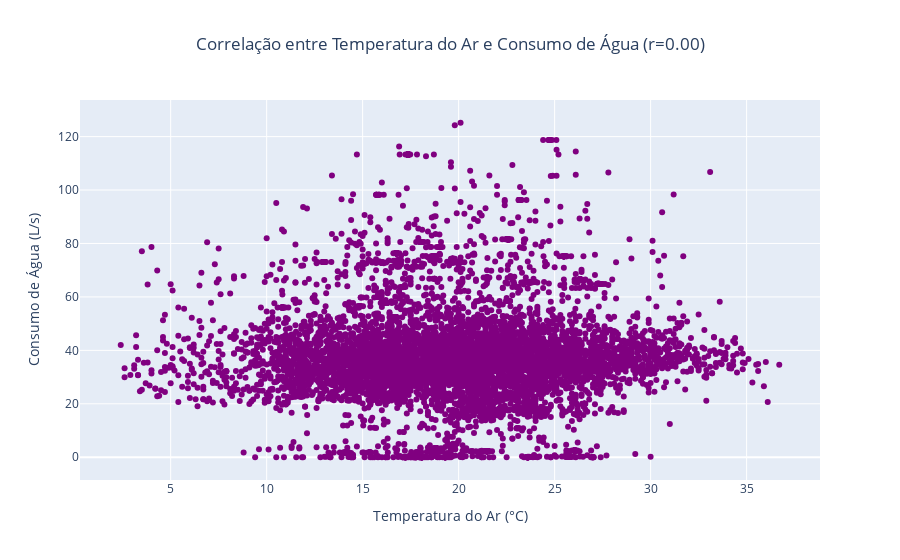

Source (notebook cell):
### Code cell
fig1.show()

### Figure 1 — Plotly figure (JSON) as saved in the notebook; plotly's stock layout.template omitted (floating-point values rounded to 4 significant figures; data arrays with more than 128 entries replaced by an {"elided": "..."} marker saying what was removed)
{"data": [{"marker": {"color": "purple"}, "mode": "markers", "type": "scatter", "x": {"elided": "8636 float values"}, "y": {"elided": "8636 float values"}}], "layout": {"title": {"text": "Correlação entre Temperatura do Ar e Consumo de Água (r=0.00)", "x": 0.5, "xanchor": "center"}, "xaxis": {"title": {"text": "Temperatura do Ar (°C)"}}, "yaxis": {"title": {"text": "Consumo de Água (L/s)"}}}}
